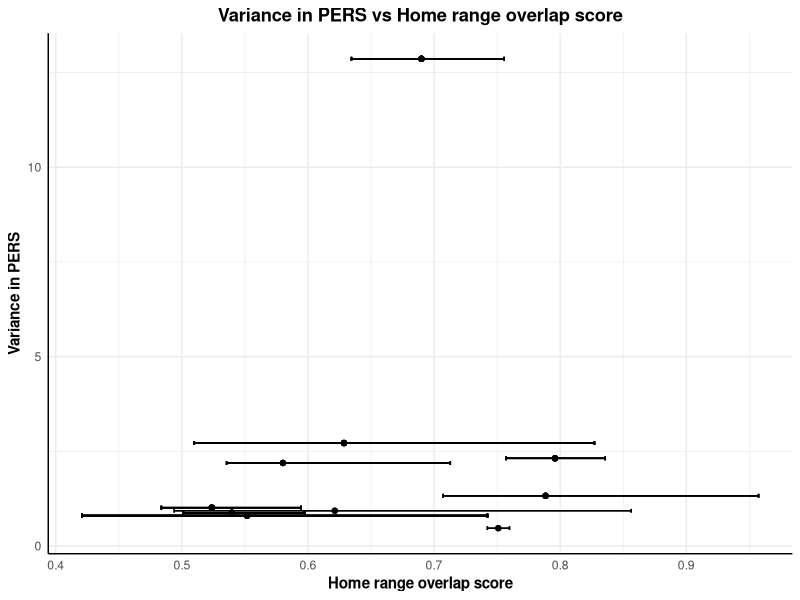
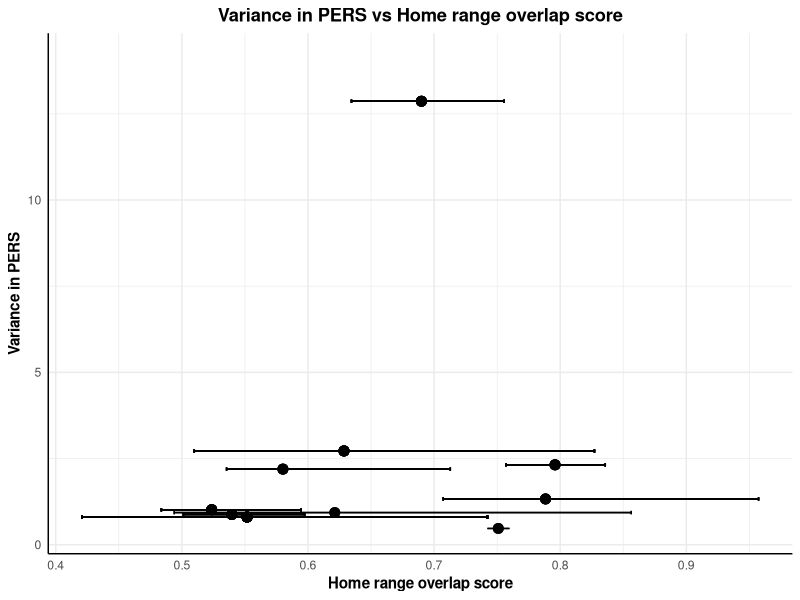
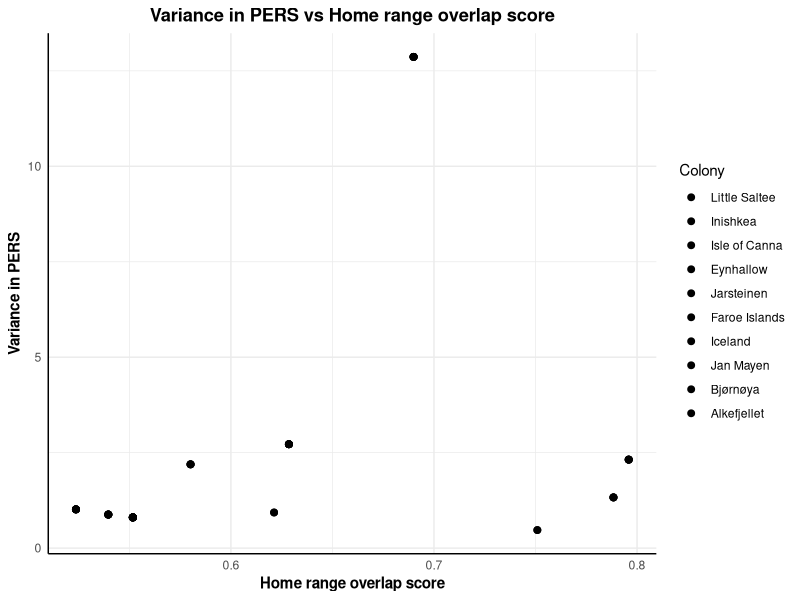
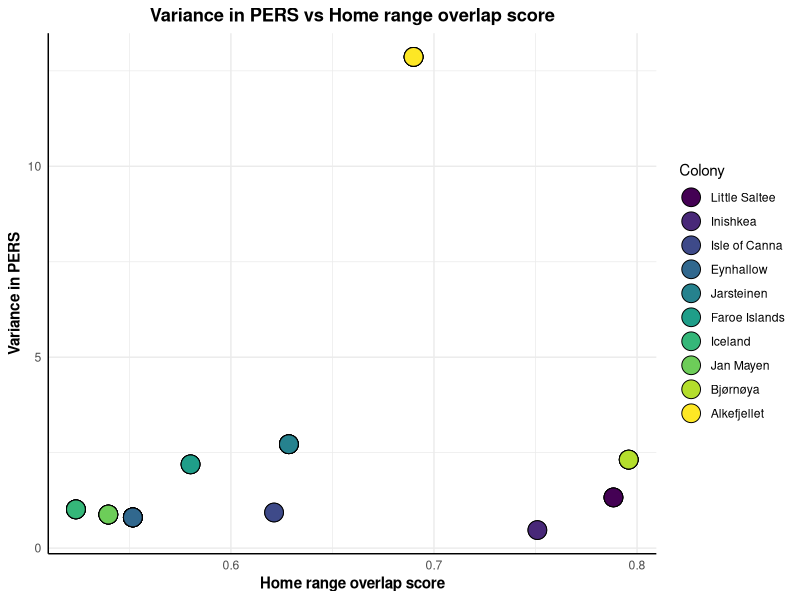
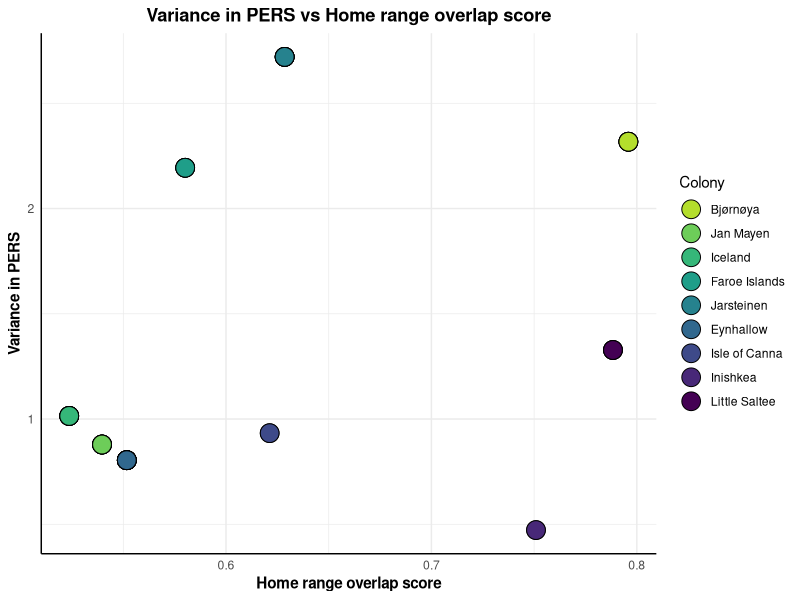
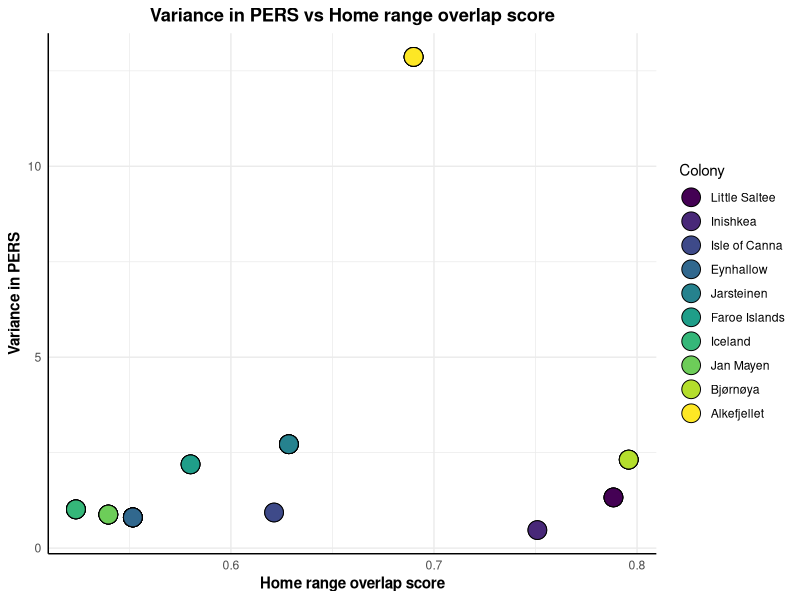
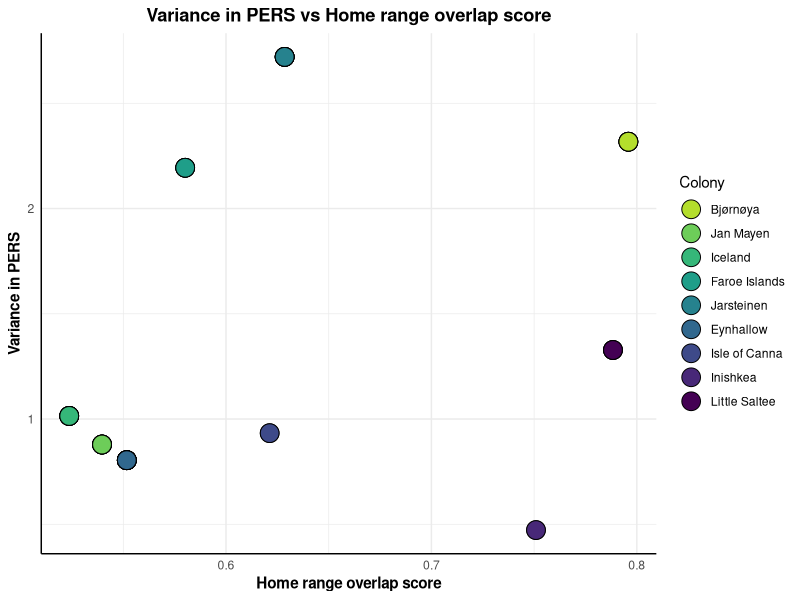

R code for these plots, in order:
# Image for simple plot between PERS variance and overlap index

# Loading essential packages----
library(psych)
library(tidyverse)
library(viridisLite)
library(viridis)
library(ggplot2)

# Loading data----
setwd("/Users/ameydanole/Desktop/ENS_Rennes/argh/Amey_Danole_MS_Thesis/Third_hyp/output/csv/")
hyp3_df <- read.csv("final_new_third_hyp_3_with_ba.csv")
hyp3_df <- hyp3_df[,-1]
hyp3_df <- hyp3_df %>% rowwise() %>% mutate(harmonic_mean = harmonic.mean(c(udoi_Overlap_score, ba_Overlap_score)))
hyp3_df[,c("Colony", "Tracking_year")] <- do.call(rbind, str_split(hyp3_df$Colony, pattern = "_"))
df <- hyp3_df %>%
  group_by(Colony) %>%
  mutate(
    CI_lower = quantile(harmonic_mean, 0.025),
    CI_upper = quantile(harmonic_mean, 0.975)
  )
write.csv(df, "Hyp3_df_with_CI.csv")

df_var <- read.csv("Variance_with_median_percent_na.csv")
df_var <- df_var[,-1]
df_var$Colony <- gsub("\\.", " ", df_var$Colony)

comprehensive_df <- merge(df, df_var, by = "Colony")
write.csv(df, "Comprehensive_hyp3_df.csv")

df <- comprehensive_df %>% group_by(Colony) %>% summarise(Overlap_score = harmonic.mean(harmonic_mean))
df_final <- merge(comprehensive_df, df, by = "Colony")
df_final$Colony[df_final$Colony == "Combined"] <- "Iceland"
df_final$Colony <- as.factor(df_final$Colony)
order_to_match <- c("Alkefjellet", "Bjørnøya", "Jan Mayen", "Iceland", "Faroe Islands", "Jarsteinen", "Eynhallow", "Isle of Canna", "Inishkea", "Little Saltee")
reversed_order_to_match <- rev(order_to_match)
reversed_order_to_match
df_final$Colony <- factor(df_final$Colony, levels = reversed_order_to_match)
unique(df_final$Colony)

simple_plot <- ggplot(data = df_final, aes(y = variance_pers, x = Overlap_score)) +
  geom_point() +  # Add points
  geom_errorbarh(aes(xmin = CI_lower, xmax = CI_upper), height = 0.1) +  # Add horizontal error bars
  ylab("Variance in PERS") + xlab("Home range overlap score") +  # Label axes
  ggtitle("Variance in PERS vs Home range overlap score") +  # Title
  theme_minimal() +  # Minimal theme
  theme(
    plot.title = element_text(hjust = 0.5, face = "bold"),  # Center title and make it bold
    axis.line = element_line(color = "black"),  # Adjust color of axis lines
    axis.title = element_text(face = "bold")  # Make axis titles bold
  )
simple_plot

# Better readability----
# Create the plot with error bars representing confidence intervals
simple_plot <- ggplot(data = df_final, aes(y = variance_pers, x = Overlap_score)) +
  geom_point(size = 3) +  # Increase point size for better visibility
  geom_errorbarh(aes(xmin = CI_lower, xmax = CI_upper), height = 0.1) +  # Add horizontal error bars
  ylab("Variance in PERS") + xlab("Home range overlap score") +  # Label axes
  ggtitle("Variance in PERS vs Home range overlap score") +  # Title
  ylim(min(df_final$variance_pers) - 0.1*abs(min(df_final$variance_pers)), max(df_final$variance_pers) + 0.1*abs(max(df_final$variance_pers))) +  # Expand Y axis
  theme_minimal() +  # Minimal theme
  theme(
    plot.title = element_text(hjust = 0.5, face = "bold"),  # Center title and make it bold
    axis.line = element_line(color = "black"),  # Adjust color of axis lines
    axis.title = element_text(face = "bold")  # Make axis titles bold
  )

simple_plot


# Create the plot with error bars representing confidence intervals
simple_plot <- ggplot(data = df_final, aes(y = variance_pers, x = Overlap_score, fill = Colony)) +
  geom_point(size = 2) +  # Increase point size for better visibility
  scale_fill_manual(values = viridis_pal(option = "D")(10)) + 
  ylab("Variance in PERS") + xlab("Home range overlap score") +  # Label axes
  ggtitle("Variance in PERS vs Home range overlap score") +  # Title
  theme_minimal() +  # Minimal theme
  theme(
    plot.title = element_text(hjust = 0.5, face = "bold"),  # Center title and make it bold
    axis.line = element_line(color = "black"),  # Adjust color of axis lines
    axis.title = element_text(face = "bold")  # Make axis titles bold
  )
simple_plot

# Plot with the reversed color scheme
simple_plot <- ggplot(data = df_final, aes(y = variance_pers, x = Overlap_score, fill = Colony)) +
  geom_point(size = 6, shape = 21) +  # Increase point size for better visibility, use shape 21 for filled circles
  scale_fill_manual(values = viridis_pal(option = "D")(10)) + 
  ylab("Variance in PERS") + xlab("Home range overlap score") +  # Label axes
  ggtitle("Variance in PERS vs Home range overlap score") +  # Title
  theme_minimal() +  # Minimal theme
  theme(
    plot.title = element_text(hjust = 0.5, face = "bold"),  # Center title and make it bold
    axis.line = element_line(color = "black"),  # Adjust color of axis lines
    axis.title = element_text(face = "bold")  # Make axis titles bold
  )
simple_plot
ggsave(plot = simple_plot, "Variance_in_PERS_vs_Home_range_overlap_score.png", bg = "white", height = 8, width = 14, dpi = 900)

# Colour palette code:

# Define the colony list
colonies <- c("Little Saltee", "Inishkea", "Isle of Canna", "Eynhallow", "Jarsteinen",
              "Faroe Islands", "Iceland", "Jan Mayen", "Bjørnøya", "Alkefjellet")

# Define the corresponding color codes (in reverse order)
color_codes <- c("#440154FF", "#482878FF", "#3E4A89FF", "#31688EFF", "#26828EFF",
                 "#1F9E89FF", "#35B779FF", "#6DCD59FF", "#B4DE2CFF", "#FDE725FF")

# Define the corresponding color names
color_names <- c("Dark Purple", "Purple", "Indigo", "Navy Blue", "Blue",
                 "Teal", "Turquoise Green", "Green", "Lime Green", "Yellow")

# Create a data frame
colony_colors_df <- data.frame(Colony = colonies, Color = color_codes, Color_Name = color_names)

# Write the data frame to a CSV file
write.csv(colony_colors_df, file = "colony_colors.csv", row.names = FALSE)

# Reversing the legend----

simple_plot <- ggplot(data = df_final, aes(y = variance_pers, x = Overlap_score, fill = Colony)) +
  geom_point(size = 6, shape = 21) +  # Increase point size for better visibility, use shape 21 for filled circles
  scale_fill_manual(values = viridis_pal(option = "D")(10), guide = guide_legend(reverse = TRUE)) +  # Reverse the legend
  ylab("Variance in PERS") + xlab("Home range overlap score") +  # Label axes
  ggtitle("Variance in PERS vs Home range overlap score") +  # Title
  theme_minimal() +  # Minimal theme
  theme(
    plot.title = element_text(hjust = 0.5, face = "bold"),  # Center title and make it bold
    axis.line = element_line(color = "black"),  # Adjust color of axis lines
    axis.title = element_text(face = "bold")  # Make axis titles bold
  )

# Removing Alkefjellet 
df_final_wo_Alk <- df_final[!(df_final$Colony == "Alkefjellet"),]
unique(df_final_wo_Alk$Colony)
simple_plot <- ggplot(data = df_final_wo_Alk, aes(y = variance_pers, x = Overlap_score, fill = Colony)) +
  geom_point(size = 6, shape = 21) +  # Increase point size for better visibility, use shape 21 for filled circles
  scale_fill_manual(values = viridis_pal(option = "D")(10), guide = guide_legend(reverse = TRUE)) +  # Reverse the legend
  ylab("Variance in PERS") + xlab("Home range overlap score") +  # Label axes
  ggtitle("Variance in PERS vs Home range overlap score") +  # Title
  theme_minimal() +  # Minimal theme
  theme(
    plot.title = element_text(hjust = 0.5, face = "bold"),  # Center title and make it bold
    axis.line = element_line(color = "black"),  # Adjust color of axis lines
    axis.title = element_text(face = "bold")  # Make axis titles bold
  )

# Display the plot
print(simple_plot)
ggsave(plot = simple_plot, "Variance_in_PERS_vs_Home_range_overlap_score.png", bg = "white", height = 8, width = 14, dpi = 900)



